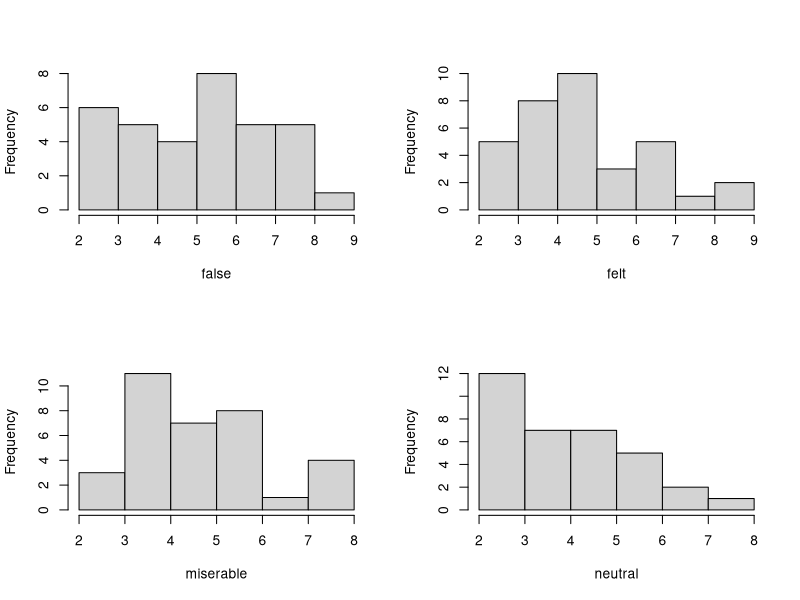
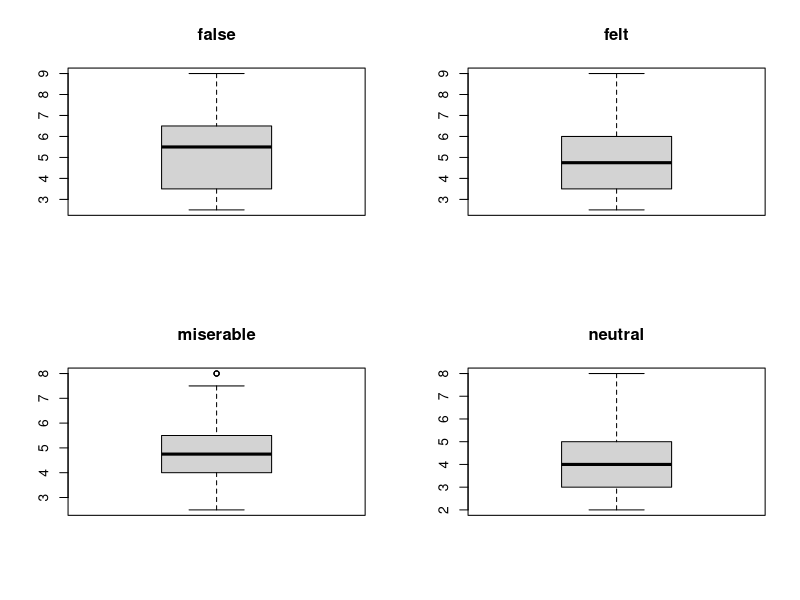

These charts were generated, in order, by the following R code:
setwd("~/Github/cs_assignments/cuhksz_STA2002/hw1")

smiles <- read.table("smiles.txt")
names(smiles) <- c("groups", "scores")
attach(smiles)


## Part 1:

# Histograms
splitgroup <- split(scores, groups)
attach(splitgroup)
par(mfrow = c(2, 2))
hist(false, main = "")
hist(felt, main = "")
hist(miserable, main = "")
hist(neutral, main = "")

# Stem-and-leaf plots
tapply(scores, groups, stem)

## Part 2:

# 5-number summaries
summary(false)
var(false)
sd(false)

# Boxplots
par(mfrow = c(2, 2))
boxplot(false)
title("false")
boxplot(felt)
title("felt")
boxplot(miserable)
title("miserable")
boxplot(neutral)
title("neutral")

